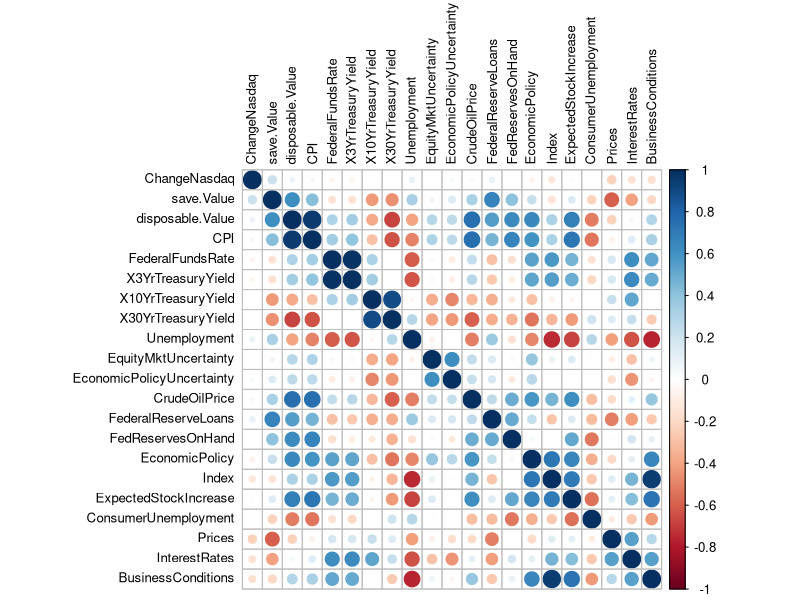
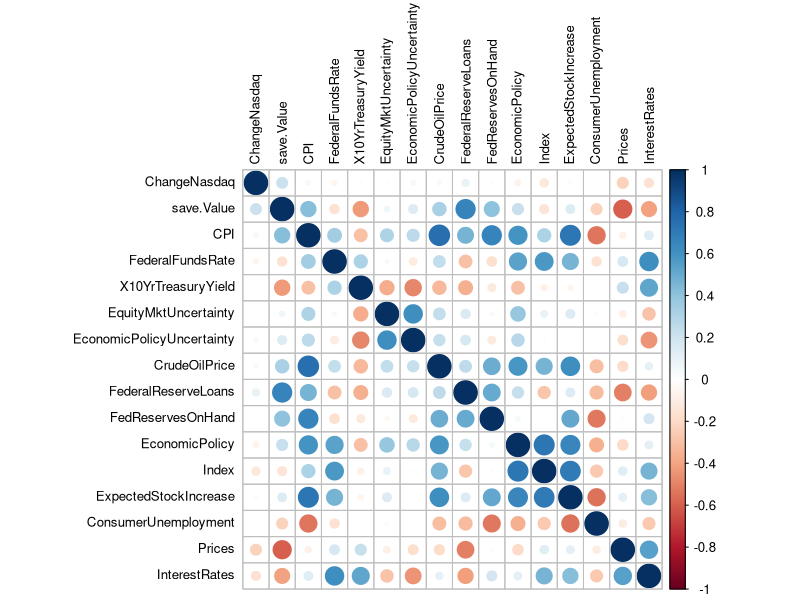
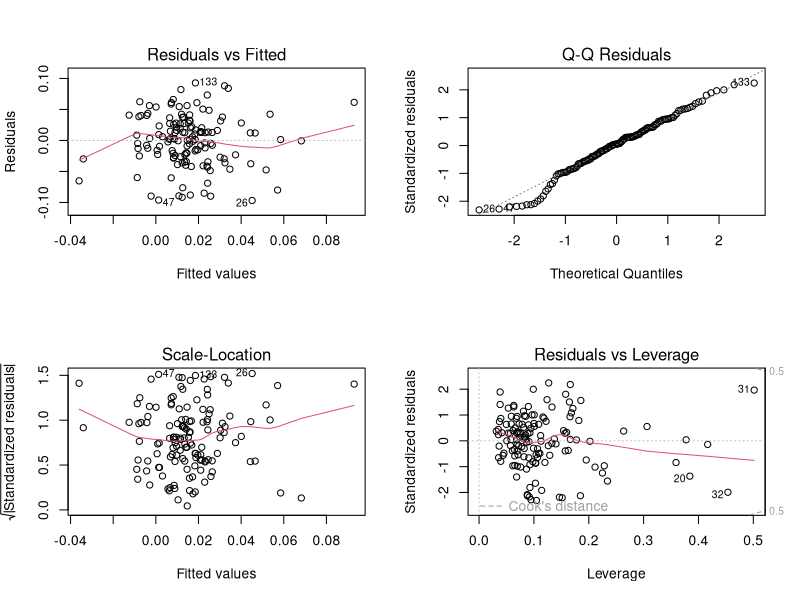
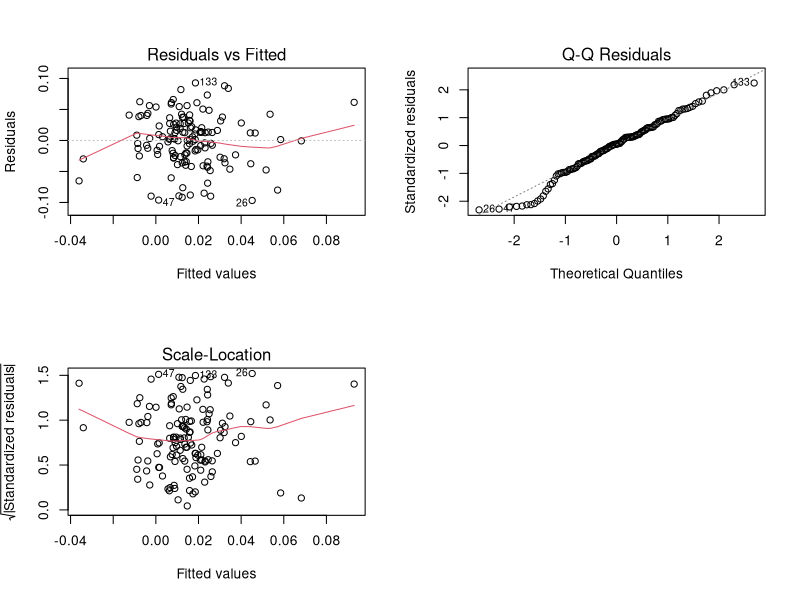
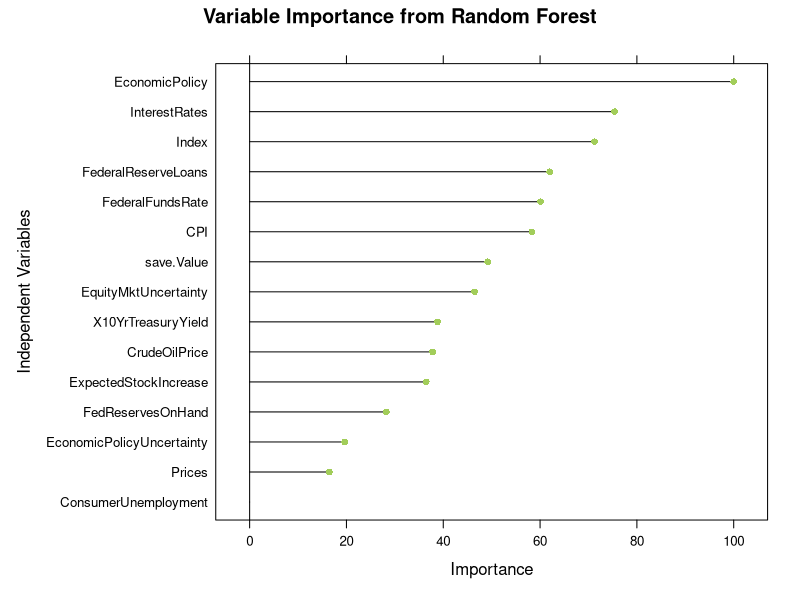
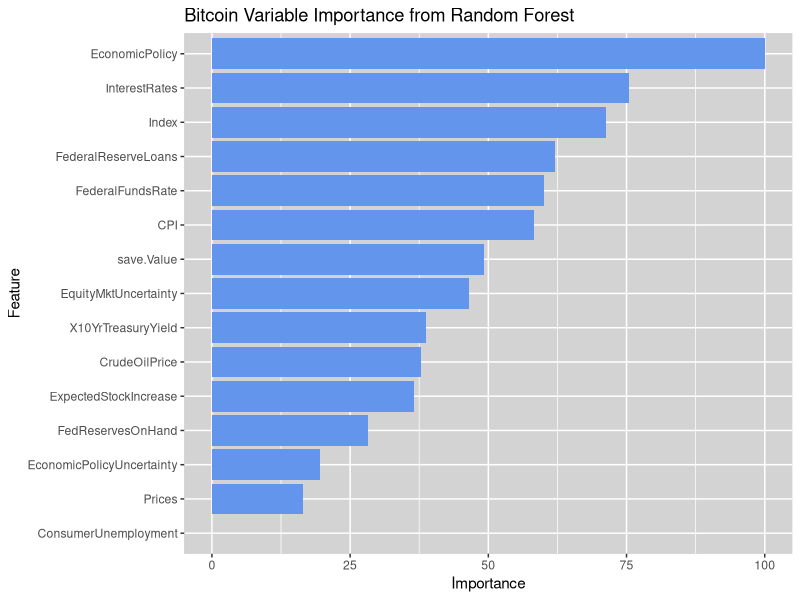

Reproduce these figures in R, in order.
## ---- chunk 1
knitr::opts_chunk$set(echo = TRUE)
## ---- chunk 2
install.packages("dplyr")
library(dplyr)
install.packages("caret")
library(caret)
install.packages("Hmisc")
library(Hmisc)
install.packages("tidyverse")
library(tidyverse)
install.packages("corrplot")
library(corrplot)

## ---- chunk 3
Data <- read.csv("BitcoinData.csv", header = TRUE, sep = ",")
VarSelection <- Data[11:148,]
## ---- chunk 4
assumptionsNas <- VarSelection %>% 
  select(-c(Date,Dow,SP500,Nasdaq,Bitcoin,ChangeDow,ChangeBitcoin,ChangeSP500))

corrplot(cor(assumptionsNas), tl.col = "black", tl.cex = 0.8)
## ---- chunk 5
assumptionsNas1<- subset(assumptionsNas, select = -c(X3YrTreasuryYield,disposable.Value,X30YrTreasuryYield,BusinessConditions,Unemployment) )

corrplot(cor(assumptionsNas1), tl.col = "black", tl.cex = 0.8)
## ---- chunk 6
multiVarModelNas <- lm(ChangeNasdaq ~ ., data = assumptionsNas1)

par(mfrow = c(2, 2))
plot(multiVarModelNas)
## ---- chunk 7
plot(multiVarModelNas,1)
## ---- chunk 8
plot(multiVarModelNas,2)
## ---- chunk 9
plot(multiVarModelNas,3)
## ---- chunk 10
library(lmtest)
bptest(multiVarModelNas)
## ---- chunk 11
index <- createDataPartition(assumptionsNas1$ChangeNasdaq, p=0.85, list=FALSE)

NasdaqLassoTrain <- assumptionsNas1[index,]
NasdaqLassoTest <- assumptionsNas1[-index,]
## ---- chunk 12
NasdaqLasso <- train(ChangeNasdaq ~ ., data = assumptionsNas1, method = "glmnet", 
                   tuneGrid = expand.grid(alpha = 1, lambda = 1))
## ---- chunk 13
a <- data.frame(as.data.frame.matrix(coef(NasdaqLasso$finalModel, NasdaqLasso$bestTune$lambda)))

## ---- chunk 14
x <- assumptionsNas1 %>% 
  select(-c(ChangeNasdaq))

# Scale data
NasdaqScaled <- preProcess(x, method = c("center", "scale"))
x <- predict(NasdaqScaled, x)

NasdaqScaled <- data.frame(cbind(x,assumptionsNas1$ChangeNasdaq))
names(NasdaqScaled)[names(NasdaqScaled)== "assumptionsNas1.ChangeNasdaq"] <- "ChangeNasdaq"

## ---- chunk 15
RFNasdaq <- NasdaqScaled

index <- createDataPartition(RFNasdaq$ChangeNasdaq, p=0.85, list=FALSE)

NasdaqTrainRF <- RFNasdaq[index,]
NasdaqTestRF <- RFNasdaq[-index,]
## ---- chunk 16
trctrl = trainControl(method = "repeatedcv")

RF_Nas = train(ChangeNasdaq ~ ., data = NasdaqTrainRF, method = "rf", trControl = trctrl,
               ntree = 500,importance = TRUE)
## ---- chunk 17
RF_Nas$results
## ---- chunk 18
ImportanceRegNas = varImp(RF_Nas)

plot(ImportanceRegNas, main = "Variable Importance from Random Forest", ylab = "Independent Variables", col = "darkolivegreen3" )
## ---- chunk 19
p <- ggplot(ImportanceRegNas, aes(x=variable, weight=importance, fill=variable)) 
p <- p + geom_bar(stat="identity",fill = "cornflowerblue")
p <- p + ggtitle("Bitcoin Variable Importance from Random Forest")
p <- p + theme(panel.background = element_rect(fill = "lightgrey",colour = "lightgrey"))
p
## ---- chunk 20
NasdaqPredictive <- subset(VarSelection, select = -c(Dow,ChangeDow, Bitcoin, SP500, ChangeSP500, Nasdaq,ChangeNasdaq, X3YrTreasuryYield, disposable.Value, X30YrTreasuryYield, BusinessConditions, Unemployment, ConsumerUnemployment, EconomicPolicyUncertainty, Prices, FederalReserveLoans,EquityMktUncertainty))
## ---- chunk 21
#getwd()
write.csv(NasdaqPredictive,"NasdaqPredictive.csv", row.names = FALSE)
